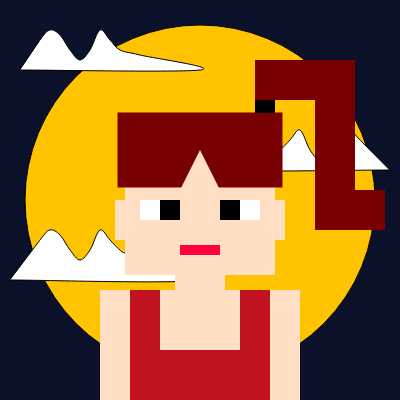
Frame 1 (no input)
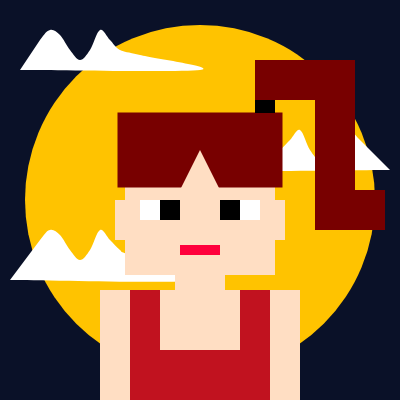
Frame 60 (no input)
Frame 120 (the mouse pressed at the canvas centre since frame 60): identical to frame 60, image omitted

The p5.js sketch that drew these frames (run headless with seeded random() and noise() and a simulated clock; from frame 60 on, the mouse is pressed at the canvas centre):

// p5.js sketch
// ── sketch.js
function setup() {
  createCanvas(400, 400);
}

function draw() {
  background(10, 17, 40);
  rectMode(CENTER);
  
  // background_circle
  fill(255, 195, 0);
  circle(width / 2, height / 2, 350);
  
  // background_curve
  fill(255);
  beginShape();
  curveVertex(20, 70);
  curveVertex(40, 40);
  curveVertex(50,30);
  curveVertex(60,35);
  curveVertex(70,50);
  curveVertex(80,60);
  curveVertex(90,50);
  curveVertex(100,30);
  curveVertex(110,40);
  curveVertex(120,50);
  curveVertex(140,55);
  curveVertex(200,70);
  endShape(CLOSE);
  beginShape();
  curveVertex(10, 280);
  curveVertex(40, 240);
  curveVertex(50,230);
  curveVertex(60,235);
  curveVertex(70,250);
  curveVertex(80,260);
  curveVertex(90,250);
  curveVertex(100,230);
  curveVertex(110,240);
  curveVertex(120,250);
  curveVertex(130,255);
  curveVertex(200,280);
  endShape(CLOSE);
  beginShape();
  curveVertex(width - 10, 170);
  curveVertex(width - 40, 140);
  curveVertex(width - 50,130);
  curveVertex(width - 60,135);
  curveVertex(width - 70,150);
  curveVertex(width - 80,160);
  curveVertex(width - 90,150);
  curveVertex(width - 100,130);
  curveVertex(width - 110,140);
  curveVertex(width - 120,150);
  curveVertex(width - 130,155);
  curveVertex(width - 200,170);
  endShape(CLOSE);
  
  //this is the face
  fill(255, 222, 195);
  //stroke(255);
  noStroke();
  rect(width / 2, height / 2, 150,150);
  
  //eyes
  fill(0);
  rect( width / 2 - 30, height / 2 + 10, 20, 20);
  rect( width / 2 + 30, height / 2 + 10, 20, 20);
  fill(255);
  rect( width / 2 - 50, height / 2 + 10, 20, 20 );
  rect( width / 2 + 50, height / 2 + 10, 20, 20 );
  
  // mouth
  fill(255, 0, 60);
  rect( width / 2, height / 2 + 50, 40, 10);
  
  // hair
  fill (120, 0, 0);
  rect(width / 2, height / 2 - 50, 165, 75);
  fill (255, 222, 195);
  triangle(width / 2, height / 2 - 50, width / 2 - 20, height / 2 - 10, width / 2 + 20, height / 2 - 10);
  
  // hairband
  fill(0);
  rect(width / 2 + 65, height / 2 - 102, 20, 30);
  
  // ponnytail
  fill(120, 0, 0);
  rect(width / 2 + 105, height / 2 - 120, 100, 40);
  rect(width / 2 + 135, height / 2 - 50, 40, 150);
  rect(width / 2 + 150, height / 2 + 10, 70, 40);
  
  // neck
  fill(255, 222, 195);
  rect(width / 2, height / 2 + 80, 50, 20);
  
  // body
  fill(255, 222, 195);
  rect(width / 2, height / 2 + 150, 200, 120);
  
  // cloth
  fill(193, 18, 31);
  rect(width / 2 , height / 2 + 145, 140, 110);
  
  // ches
  fill(255, 222, 195);
  rect(width / 2, height / 2 + 120, 80, 60);
  
  // ears
  fill(255, 222, 195);
  rect(width / 2 - 75, height / 2 + 20, 20, 40);
  rect(width / 2 + 75, height / 2 + 20, 20, 40);
  
}
